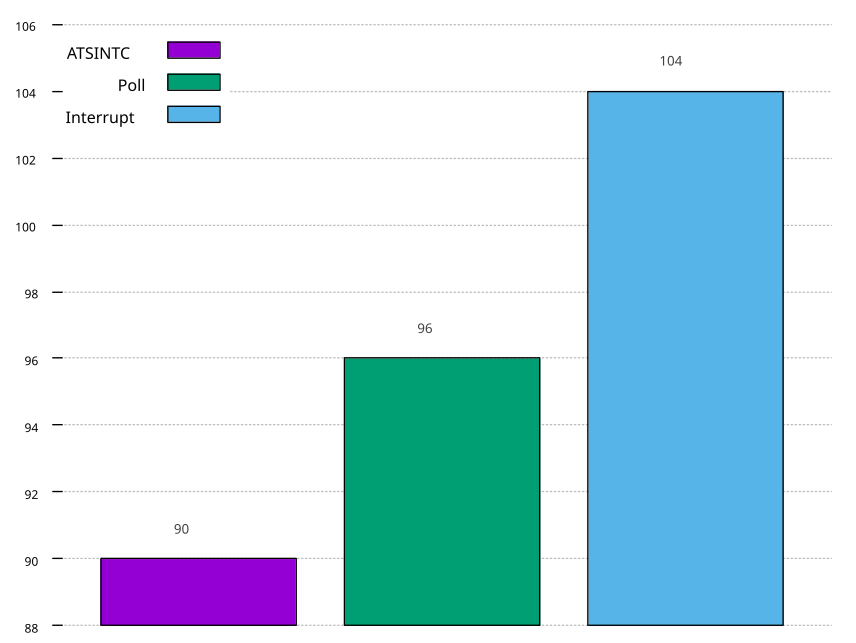

The gnuplot source for this figure:
fontSpec(s) = sprintf("Times-Roman, %d", s)
fn(v) = sprintf("%.0f", v)
set key left top font ",12"
set noborder
set style data histogram
set style histogram clustered gap 1
set style fill solid 1 border -1
set xrange [0.6 : 1.4]
unset xtics
set ytics 2
set yrange [88 : 106]
set ytics nomirror
set boxwidth 0.8
set grid linetype 0 linewidth 1 linecolor rgb "gray"

set label fn(90) at 0.725,91 textcolor rgb "#404040" font fontSpec(10)
set label fn(96) at 0.975,97 textcolor rgb "#404040" font fontSpec(10)
set label fn(104) at 1.225,105 textcolor rgb "#404040" font fontSpec(10)

datafile = 'ns_ping.dat'

plot datafile \
    using 1 title "ATSINTC", '' \
    using 2 title "Poll", '' \
    using 3 title "Interrupt"
